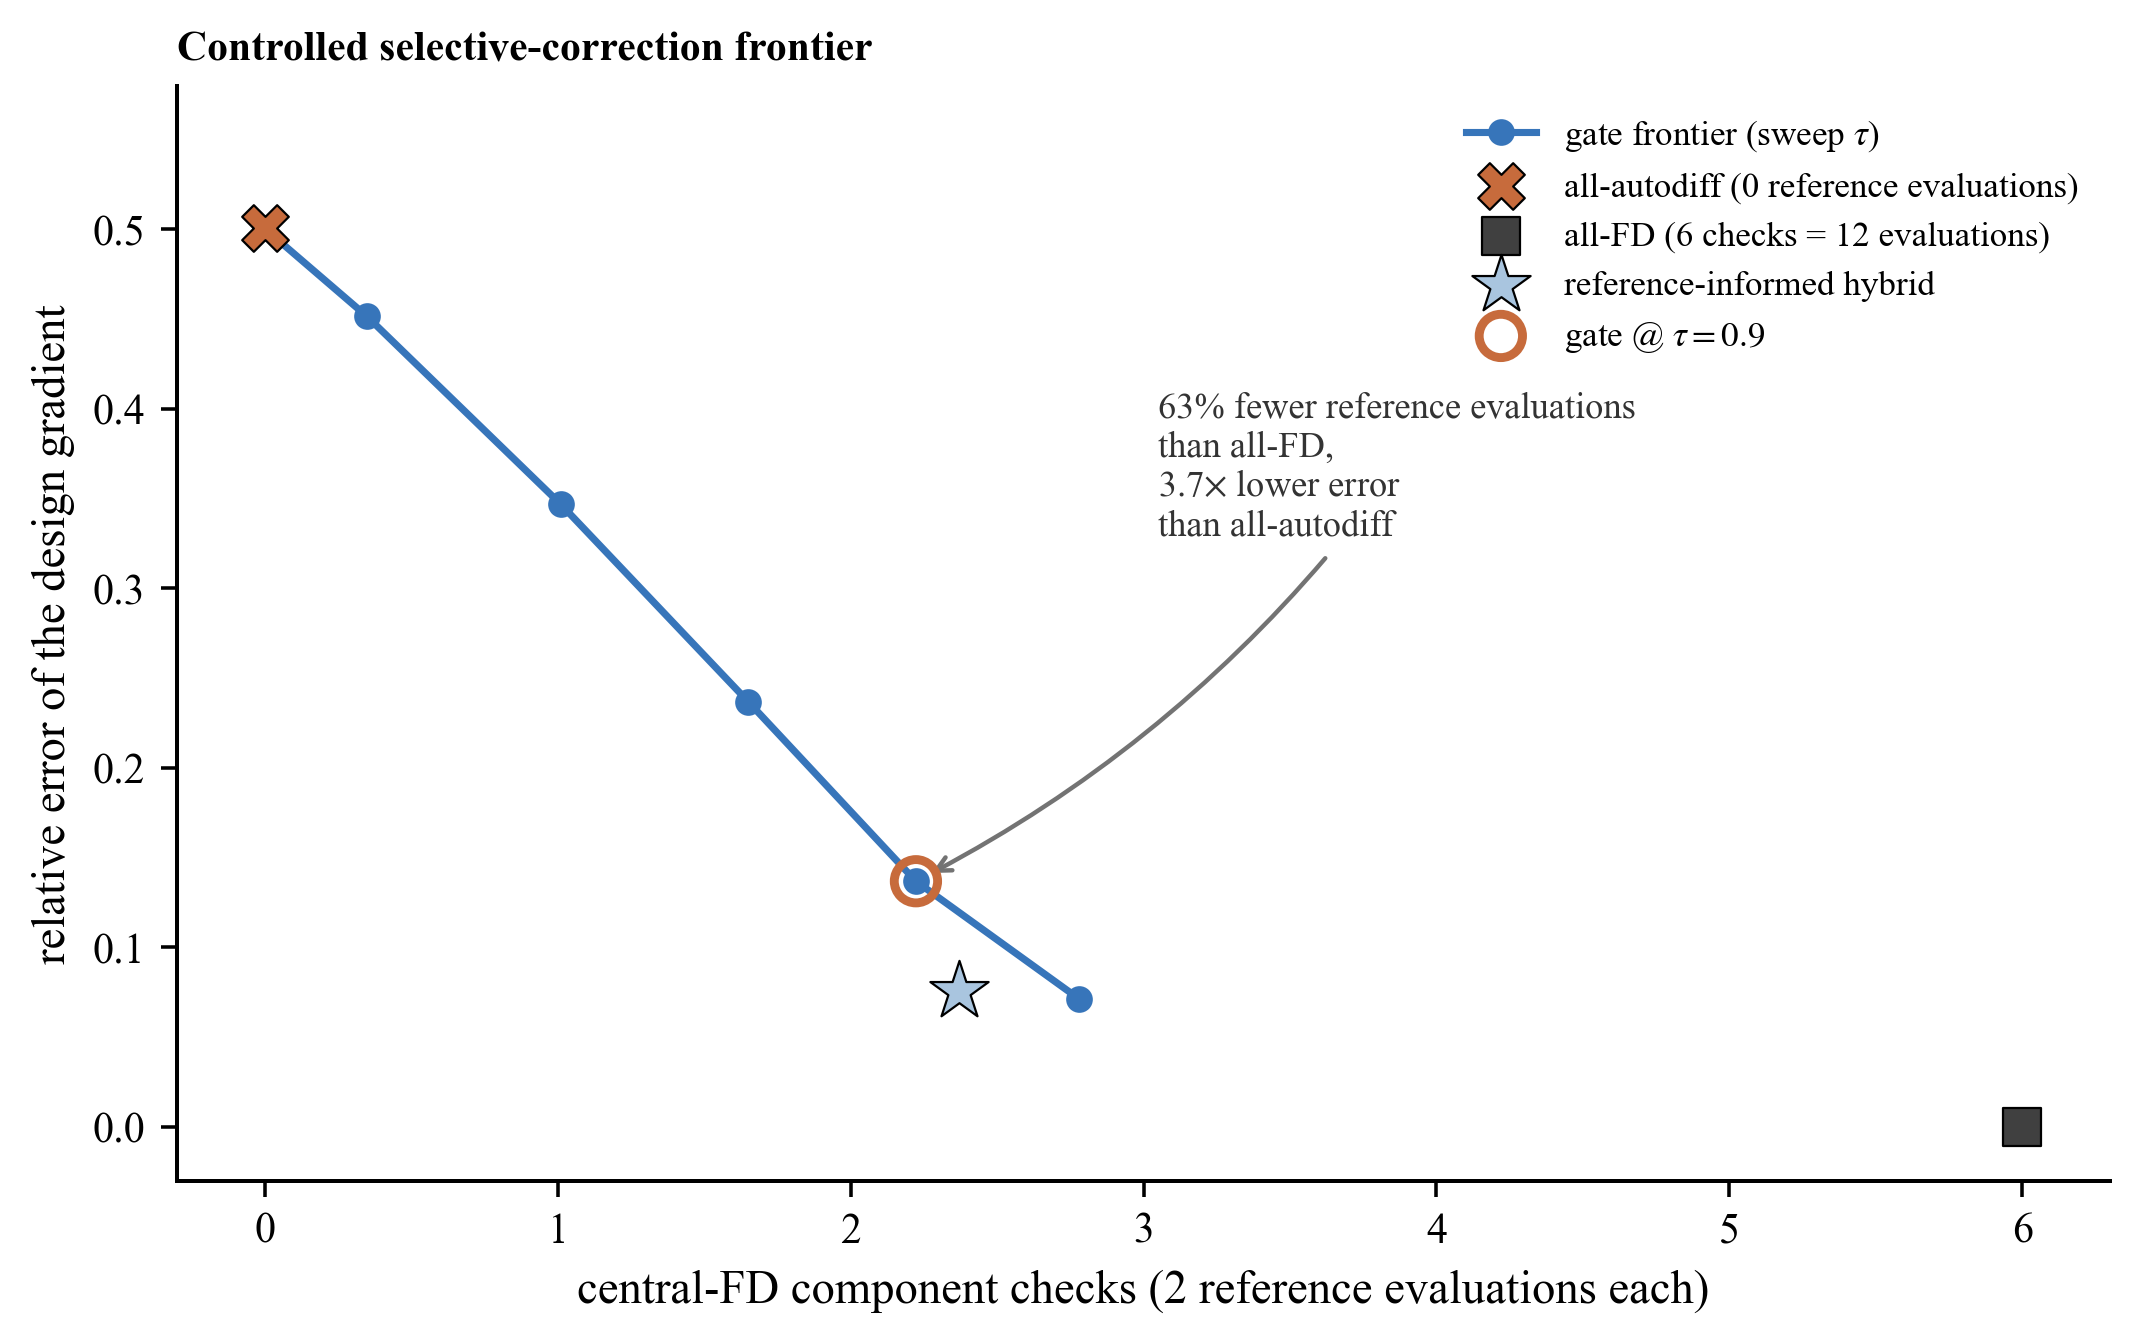

Source code (Python):
# -*- coding: utf-8 -*-
# Controlled-spectrum cost--accuracy frontier for the selectively corrected design gradient.
import os
os.environ['KMP_DUPLICATE_LIB_OK'] = 'TRUE'
import numpy as np
import matplotlib as mpl; mpl.use('Agg')
import matplotlib.pyplot as plt
from matplotlib.transforms import offset_copy
mpl.rcParams.update({'font.family': 'serif', 'font.serif': ['Times New Roman'], 'mathtext.fontset': 'stix',
    'pdf.fonttype': 42, 'ps.fonttype': 42, 'axes.spines.top': False, 'axes.spines.right': False,
    'axes.labelsize': 10.5, 'xtick.labelsize': 9.5, 'ytick.labelsize': 9.5, 'legend.fontsize': 8.5, 'axes.linewidth': 0.9})
DIR = os.path.dirname(os.path.abspath(__file__)); GRN = '#A9C5DF'; ACC = '#C76B3C'; SIG = '#3775BA'; ORG = '#C76B3C'; NEU = '#4D4D4D'
d = np.load(os.path.join(DIR, 'hybrid_gradient.npz'))
K = int(d['K']); tau = float(d['tau'])

fig, a = plt.subplots(figsize=(6.8, 4.3))

# (a) cost-accuracy frontier
c = d['cost_curve']; e = d['err_curve']
# keep distinct (cost,err) points along the frontier
keep = np.concatenate([[True], np.abs(np.diff(c)) > 1e-9])
a.plot(c[keep], e[keep], '-o', color=SIG, ms=5, lw=1.6, zorder=3, label='gate frontier (sweep $\\tau$)')
# endpoints and references
a.scatter([0.0], [float(d['err_allad'])], marker='X', s=110, c=ACC, edgecolors='k', linewidths=0.5, zorder=5,
          label='all-autodiff (0 reference evaluations)')
a.scatter([K], [0.0], marker='s', s=70, c='0.25', edgecolors='k', linewidths=0.5, zorder=5,
          label=f'all-FD ({K} checks = {2*K} evaluations)')
a.scatter([float(d['cost_oracle'])], [float(d['err_oracle'])], marker='*', s=190, c=GRN, edgecolors='k',
          linewidths=0.5, zorder=6, label='reference-informed hybrid')
a.scatter([float(d['op_cost'])], [float(d['op_err'])], marker='o', s=95, facecolors='none', edgecolors=ORG,
          linewidths=2.0, zorder=7, label=f'gate @ $\\tau={tau}$')
a.annotate(f"{100*(1-float(d['op_cost'])/K):.0f}% fewer reference evaluations\nthan all-FD,\n"
           f"{float(d['err_allad'])/float(d['op_err']):.1f}$\\times$ lower error\nthan all-autodiff",
           xy=(float(d['op_cost']), float(d['op_err'])), xytext=(3.05, 0.33), fontsize=8.2, color='0.2',
           arrowprops=dict(arrowstyle='->', color='0.45', lw=1.0,
                           shrinkA=2, shrinkB=4, connectionstyle='arc3,rad=-0.12'))
a.set_xlabel('central-FD component checks (2 reference evaluations each)')
a.set_ylabel('relative error of the design gradient')
a.set_xlim(-0.3, K + 0.3); a.set_ylim(-0.03, 0.58)
a.legend(loc='upper right', frameon=False, fontsize=7.9)
a.set_title('Controlled selective-correction frontier', loc='left', fontsize=9.4, fontweight='bold')

fig.tight_layout()
for ext in ('pdf', 'png'):
    fig.savefig(os.path.join(DIR, f'fig_hybrid_gradient.{ext}'), dpi=320, bbox_inches='tight')
print('wrote fig_hybrid_gradient.pdf/.png')
